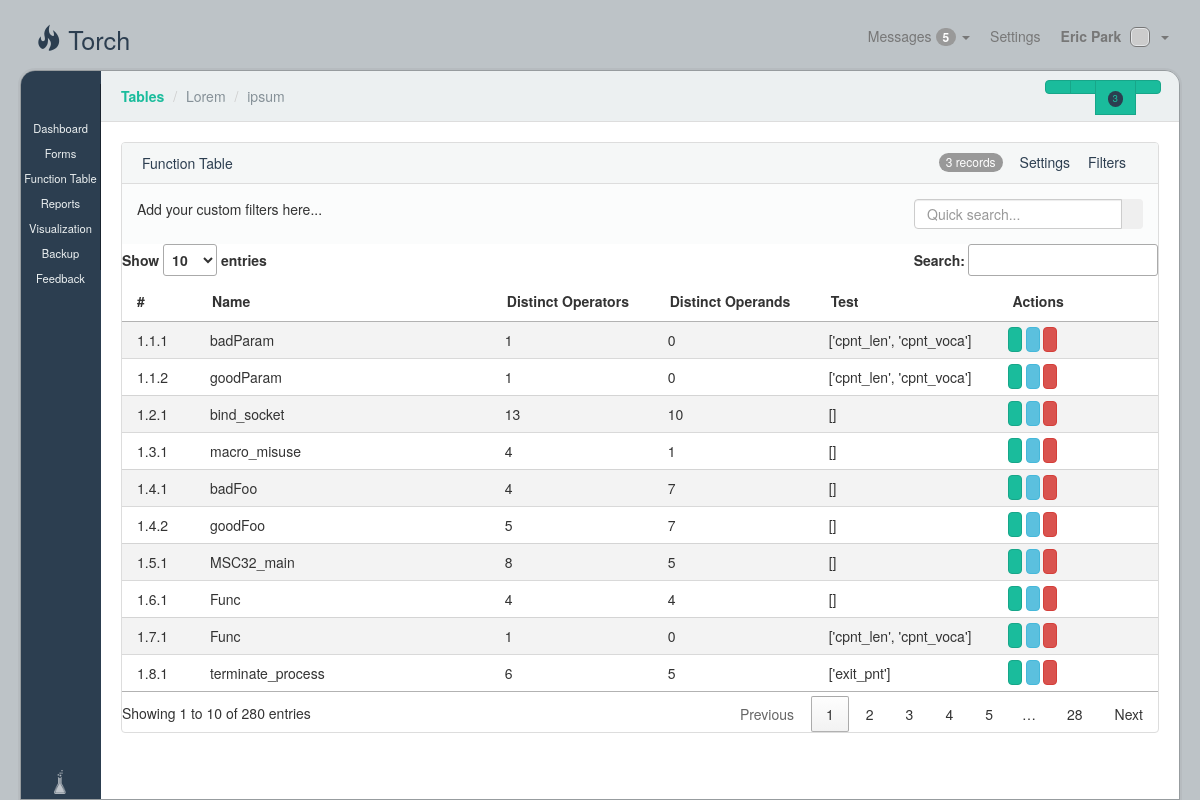
/functiontable/, run on the app's committed database.
### analyze/models.py (models this page shows, shortened)
class Function(models.Model):
    table = {
        'avg_stmt': [0, 7],
        'cpnt_len': [3, 250],
        'stmt_num': [0, 80],
        'd_optr': [0, 35],
        'd_oprd': [0, 50],
        'ocr_optr': [0, 140],
        'ocr_oprd': [0, 120],
        'cpnt_voca': [3, 75],
        'dcs_stmt': [0, 9],
        'strc_lv': [0, 7],
        'entry_ptr': [1, 1],
        'exit_pnt': [1, 1],
        'uncond_num': [0, 0],
        'cyclomatic': [0, 15],
    }
    file = models.ForeignKey(
        File,
        on_delete=models.CASCADE,
    )
    name = models.CharField(max_length=100)
    function_id = models.CharField(max_length=10)
    d_optr = models.IntegerField(default=0)
    d_oprd = models.IntegerField(default=0)
    ocr_optr = models.IntegerField(default=0)
    ocr_oprd = models.IntegerField(default=0)
    cpnt_len = models.IntegerField(default=0)
    cpnt_vol = models.IntegerField(default=0)
    cpnt_voca = models.IntegerField(default=0)
    prg_lv = models.IntegerField(default=0)
    prg_dif = models.IntegerField(default=0)
    cpnt_eff = models.IntegerField(default=0)
    prg_time = models.IntegerField(default=0)
    itg_con = models.IntegerField(default=0)
    dlv_bug = models.IntegerField(default=0)
    exit_pnt = models.IntegerField(default=0)
    stmt_num = models.IntegerField(default=0)
    strc_lv = models.IntegerField(default=0)
    uncond_num = models.IntegerField(default=0)
    goto_num = models.IntegerField(default=0)
    dcs_stmt = models.IntegerField(default=0)
    avg_stmt = models.IntegerField(default=0)
    lang_scope = models.IntegerField(default=0)
    param_num = models.IntegerField(default=0)
    call_num = models.IntegerField(default=0)
    callby_num = models.IntegerField(default=0)
    cyclomatic = models.IntegerField(default=0)
    entry_ptr = models.IntegerField(default=0)
    def check_metric(self, name):
        try:
            print(eval('self.table[name][0] <= self.' + name))
            if eval('self.table[name][0] <= self.' + name):
                if eval('self.table[name][1] >= self.' + name):
                    return True
                else:
                    return False
            else:
                return False
        except(KeyError):
            return True
    def check_all(self):
        arr = []
        for k, v in self.table.items():
            if not self.check_metric(k):
                arr.append(k)
        return arr

### home/views.py (the view)
# urls.py: url(r'^functiontable/$', views.functiontable, name='functiontable'),
def functiontable(request):
    data = Function.objects.all()
    for f in data:
        f.test = f.check_all()
    return render_to_response('function_table.html', {'functions': data})

### home/templates/function_table.html (shortened to what this page needs)
{% extends 'base.html' %}
{% block title %}
  <link rel="stylesheet" href="https://cdn.datatables.net/1.10.12/css/jquery.dataTables.min.css"/>
{% endblock %}
{% block navigation %}
          <li class='title'>Tables</li>
          <li><a href="#">Lorem</a></li>
          <li class='active'><a href="#">ipsum</a></li>
{% endblock %}
{% block toolbar %}
          <div class='btn-group'>
            <a class='btn' data-toggle='toolbar-tooltip' href='#' title='Building'>
            </a>
            <a class='btn' data-toggle='toolbar-tooltip' href='#' title='Laptop'>
            </a>
            <a class='btn' data-toggle='toolbar-tooltip' href='#' title='Calendar'>
              <span class='badge'>3</span>
            </a>
            <a class='btn' data-toggle='toolbar-tooltip' href='#' title='Lemon'>
            </a>
          </div>
{% endblock %}
{% block content %}
        <div class='panel panel-default grid'>
          <div class='panel-heading'>
            <i class='icon-table icon-large'></i>
            Function Table
            <div class='panel-tools'>
              <div class='btn-group'>
                <a class='btn' href='#'>
                  Settings
                </a>
                <a class='btn' href='#'>
                  Filters
                </a>
                <a class='btn' data-toggle='toolbar-tooltip' href='#' title='Reload'>
                </a>
              </div>
              <div class='badge'>3 records</div>
            </div>
          </div>
          <div class='panel-body filters'>
            <div class='row'>
              <div class='col-md-9'>
                Add your custom filters here...
              </div>
              <div class='col-md-3'>
                <div class='input-group'>
                  <input class='form-control' placeholder='Quick search...' type='text'>
                  <span class='input-group-btn'>
                    <button class='btn' type='button'>
                    </button>
                  </span>
                </div>
              </div>
            </div>
          </div>
          <table id="functions" class="display table" cellspacing="0" width="100%">
            <thead>
              <tr>
                <th>#</th>
                <th>Name</th>
                <th>Distinct Operators</th>
                <th>Distinct Operands</th>
                <th>Test</th>
                <th class='actions'>
                  Actions
                </th>
              </tr>
            </thead>
            <tbody>
            {% for f in functions %}
              <tr class="">
                <td>{{ f.function_id }}</td>
                <td>{{ f.name }}</td>
                <td>{{ f.d_optr }}</td>
                <td>{{ f.d_oprd }}</td>
                <td>{{ f.test }}</td>
                <td class='action'>
                  <a class='btn btn-success' data-toggle='tooltip' href='/code?q={{ f.file.name }}' title='Zoom' target="_blank">
                  </a>
                  <a class='btn btn-info' href='#'>
                  </a>
                  <a class='btn btn-danger' href='#'>
                  </a>
                </td>
              </tr>
            {% endfor %}
            </tbody>
          </table>
        </div>
{% endblock %}

### torch/templates/base.html (shortened to what this page needs)
<!DOCTYPE html>
<html class='no-js' lang='en'>
  <head>
    {% block title %}<title>Torch</title>{% endblock %}
    <link href="/static/assets/stylesheets/application-a07755f5.css" rel="stylesheet" type="text/css" />
    <link href="//netdna.bootstrapcdn.com/font-awesome/3.2.0/css/font-awesome.min.css" rel="stylesheet" type="text/css" />
  </head>
  <body class='main page'>
    <div class='navbar navbar-default' id='navbar'>
      <a class='navbar-brand' href='#'>
        <i class='glyphicon glyphicon-fire'></i>
        Torch
      </a>
      <ul class='nav navbar-nav pull-right'>
        <li class='dropdown'>
          <a class='dropdown-toggle' data-toggle='dropdown' href='#'>
            Messages
            <span class='badge'>5</span>
            <b class='caret'></b>
          </a>
        </li>
        <li>
          <a href='#'>
            Settings
          </a>
        </li>
        <li class='dropdown user'>
          <a class='dropdown-toggle' data-toggle='dropdown' href='#'>
            <strong>Eric Park</strong>
            <img class="img-rounded" src="http://placehold.it/20x20/ccc/777" />
            <b class='caret'></b>
          </a>
        </li>
      </ul>
    </div>
    <div id='wrapper'>
      <section id='sidebar'>
        <ul id='dock'>
          <li class='{% if request.path == "/dashboard/" %} active {% endif %} launcher'>
            <a href="/dashboard">Dashboard</a>
          </li>
          <li class='{% if request.path == "/forms/" %} active {% endif %} launcher'>
            <a href="/forms">Forms</a>
          </li>
          <li class='{% if request.path == "/test/" %} active {% endif %} launcher'>
            <a href="/functiontable">Function Table</a>
          </li>
          <li class='launcher dropdown hover'>
            <a href='#'>Reports</a>
          </li>
          <li class='launcher'>
            <a href='/visual'>Visualization</a>
          </li>
          <li class='launcher'>
            <a href='#'>Backup</a>
          </li>
          <li class='launcher'>
            <a href='#'>Feedback</a>
          </li>
        </ul>
        <div data-toggle='tooltip' id='beaker' title='Made by Torch'></div>
      </section>
      <section id='tools'>
        <ul class='breadcrumb' id='breadcrumb'>
          {% block navigation %}
          {% endblock %}
        </ul>
        <div id='toolbar'>
          {% block toolbar %}
          {% endblock %}
        </div>
      </section>
      <div id='content'>
        {% block content %}
        {% endblock %}
      </div>
    </div>
  </body>
</html>

### data on the page
Function: function_id "1.1.1", name "badParam", d_optr "1", d_oprd "0", test "['cpnt_len', 'cpnt_voca']"
Function: function_id "1.1.2", name "goodParam", d_optr "1", d_oprd "0", test "['cpnt_len', 'cpnt_voca']"
Function: function_id "1.2.1", name "bind_socket", d_optr "13", d_oprd "10", test "[]"
Function: function_id "1.3.1", name "macro_misuse", d_optr "4", d_oprd "1", test "[]"
Function: function_id "1.4.1", name "badFoo", d_optr "4", d_oprd "7", test "[]"
Function: function_id "1.4.2", name "goodFoo", d_optr "5", d_oprd "7", test "[]"
Function: function_id "1.5.1", name "MSC32_main", d_optr "8", d_oprd "5", test "[]"
Function: function_id "1.6.1", name "Func", d_optr "4", d_oprd "4", test "[]"
Function: function_id "1.7.1", name "Func", d_optr "1", d_oprd "0", test "['cpnt_len', 'cpnt_voca']"
Function: function_id "1.8.1", name "terminate_process", d_optr "6", d_oprd "5", test "['exit_pnt']"
